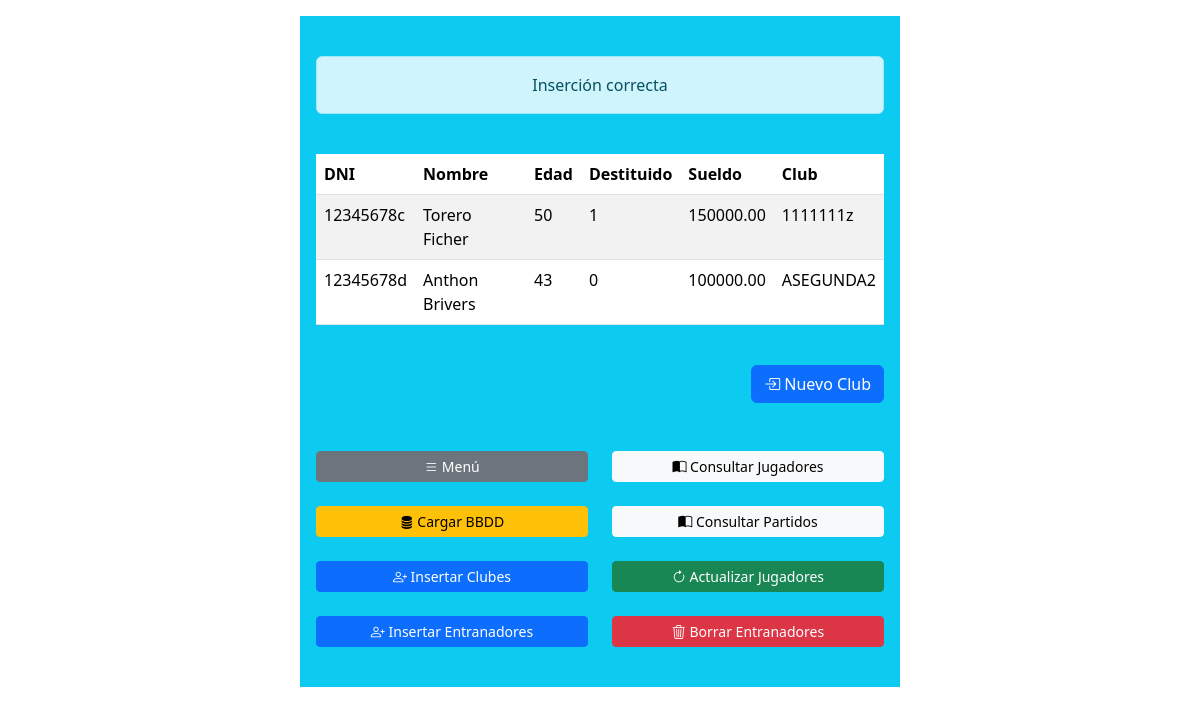
/masejemplos2/insertar-entrenad.php?exito=1, run on the app's committed database.
### tables this page shows
CREATE TABLE IF NOT EXISTS Entrenadores
 (
 nif_nie CHAR(9) UNIQUE NOT NULL,
 nombre VARCHAR(45) NOT NULL,
 edad TINYINT NOT NULL,
 ficha DECIMAL (8,2),
 destituido BOOLEAN NOT NULL DEFAULT 0,  
 Clubes_cif CHAR(9) NOT NULL,
 PRIMARY KEY PK_Entrenadores (nif_nie),
 INDEX IDX_Entrenadores_nombre (nombre),
 FOREIGN KEY FK_Entrenadores_cif (Clubes_cif)
REFERENCES Clubes (cif)
ON UPDATE CASCADE  
 )ENGINE InnoDB
 COMMENT "Tabla Secundaria Entrenadores";

### masejemplos2/insertar-entrenad.php (the view, shortened to what this page needs)
<?php
$conexion = conectar();
?>
<?php
if (isset($_GET['exito']) && $_GET['exito'] == 1) {
    $mensaje = "Inserción correcta";
} else {
    $mensaje = "";
}
?>
<?php
$sql = "SELECT * FROM Entrenadores";
$filas = $conexion->query($sql);
?>
<!DOCTYPE html>
<html lang="en">
<head>
    <link href="https://cdn.jsdelivr.net/npm/bootstrap@5.3.2/dist/css/bootstrap.min.css" rel="stylesheet">
    <link rel="stylesheet" href="https://cdn.jsdelivr.net/npm/bootstrap-icons@1.11.3/font/bootstrap-icons.min.css">
</head>
<body>
    <main class="container align-center w-50 bg-info p-3 mt-3">
        <br>
        <p class="alert alert-info text-center">
            <?php echo $mensaje; ?>
        </p><br>
        <table class="table table-striped table-responsive">
            <thead>
                <tr>
                    <th>DNI</th>
                    <th>Nombre</th>
                    <th>Edad</th>
                    <th>Destituido</th>
                    <th>Sueldo</th>
                    <th>Club</th>
                </tr>
            </thead>
            <tbody>
                <?php
                $Entrenadores = $filas->fetch_all(MYSQLI_ASSOC);
                foreach ($Entrenadores as $entrenad) {
                ?>
                    <tr>
                        <td><?php echo $entrenad['nif_nie'] ?></td>
                        <td><?php echo $entrenad['nombre'] ?></td>
                        <td><?php echo $entrenad['edad'] ?></td>
                        <td><?php echo $entrenad['destituido'] ?></td>
                        <td><?php echo $entrenad['ficha'] ?></td>
                        <td><?php echo $entrenad['Clubes_cif'] ?></td>
                    </tr>
                <?php
                }
                ?>
            </tbody>
        </table><br>
        <div class="row justify-content-end">
            <div class="col-auto">
                <a href="#" class="btn btn-primary" data-bs-toggle="modal" data-bs-target="#modal1"><i class="bi bi-box-arrow-in-right"></i>&nbsp;Nuevo Club</a>
            </div>
        </div><br>
        <br>
        <section class="row">
            <nav class="col">
                <a href="index.php" class="btn btn-sm btn-secondary w-100"><i class="bi bi-list"></i>&nbsp;Menú</a><br><br>
                <a href="cargar.php" class="btn btn-sm btn-warning w-100"><i class="bi bi-database-fill"></i>&nbsp;Cargar BBDD</a><br><br>
                <a href="insertar-clubes.php" class="btn btn-sm btn-primary w-100"><i class="bi bi-person-plus"></i>&nbsp;Insertar Clubes</a><br><br>
                <a href="insertar-entrenad.php" class="btn btn-sm btn-primary w-100"><i class="bi bi-person-plus"></i>&nbsp;Insertar Entranadores</a><br><br>
            </nav>
            <nav class="col">
                <a href="consulta-jugadores.php" class="btn btn-sm btn-light w-100"><i class="bi bi-book-half"></i>&nbsp;Consultar Jugadores</a><br><br>
                <a href="consulta-partidos.php" class="btn btn-sm btn-light w-100"><i class="bi bi-book-half"></i>&nbsp;Consultar Partidos</a><br><br>
                <a href="actualizar-jugadores.php" class="btn btn-sm btn-success w-100"><i class="bi bi-arrow-clockwise"></i>&nbsp;Actualizar Jugadores </a><br><br>
                <a href="borrar-entrenad.php" class="btn btn-sm btn-danger w-100"><i class="bi bi-trash3"></i>&nbsp;Borrar Entranadores</a><br><br>
            </nav>
        </section>
    </main>
    <?php include '../masejemplos2/nuevo-Modal2.php'; ?>
</body>
</html>

### data on the page
entrenadores: nif_nie "12345678c", nombre "Torero Ficher", edad "50", destituido "1", ficha "150000.00", Clubes_cif "1111111z"
entrenadores: nif_nie "12345678d", nombre "Anthon Brivers", edad "43", destituido "0", ficha "100000.00", Clubes_cif "ASEGUNDA2"

### other printed values
$mensaje "Inserción correcta"
